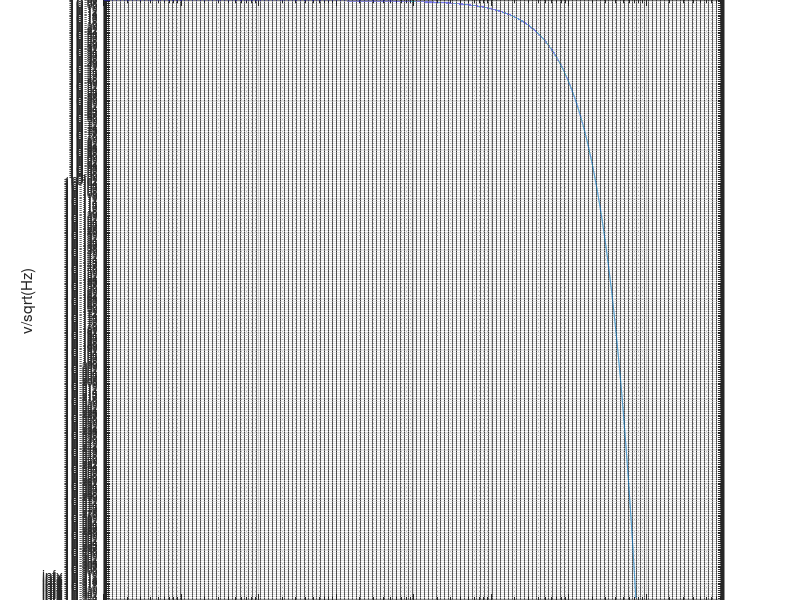

MATLAB code to generate this figure:
close all;
clear

%milivolt mv e-3
%micro volt uV e-6
%nano volt nV e-9

%pico ampere pA e-12
%femto ampere fA e-15

frequentie = logspace(-1, 7, 100000);
%stap = 1;
%frequentie = 1:stap:10e6; %beginwaarde : stapgrote : eindwaarde
%frequentie = 1000;

%k = physconst('Boltzmann');
k = 1.380649e-23;  % Boltzmann constant in J/K
c = 55;
T = c + 273,15;

% source impedance %
R_source = 12e3;
source_impedance = R_source;

if frequentie <= 10
    one_over_f_noise_current_opamp = 260e-9;
elseif frequentie <= 100
    one_over_f_noise_current_opamp = 85e-9;  % 85 nV/√Hz
elseif frequentie <= 1000
    one_over_f_noise_current_opamp = 85e-9 * exp(-0.002 * (frequentie - 100));  % exponential drop between 100 and 1kHz
else
    one_over_f_noise_current_opamp = 30e-9 * exp(-0.001 * (frequentie - 1000));  % further decay beyond 1kHz
end
% dit laten checken door stijn
noise_current_opamp_current = 0;


% Pre-amp %
%overdracht amplifier
gain = 52; %versterking van amplifier
fc = 350e3; %cutoff frequentie amplifier

R = 1;
C = 1 / (2 * pi * R * fc);

H = 1 ./ sqrt(1 + (frequentie * 2 * pi * R * C).^2 );
transfer_amplifier = H * gain;
%semilogx(frequentie,H);

%Equivalent Voltage Input Noise from amplifier
%Breedbandruis
broadband_voltage_noise = 15e-9;
%1 over F ruis op 1 Hz
voltage_noise_low = 60e-9;
%1 over F ruis
one_over_F_voltage_noise = (sqrt((voltage_noise_low)^2 - (broadband_voltage_noise)^2) ./ (frequentie));
%total
voltage_noise_amplifier = sqrt((one_over_F_voltage_noise).^2 + (broadband_voltage_noise)^2);

%Equivalent Current Input Noise from amplifier
current_noise_amplifier = 1e-15;
voltage_current_noise = current_noise_amplifier .* source_impedance;

%Voltage Input Noise from Feed_back_resitor
Feed_back_resitor = 972;
Noise_Feed_back_resitor = sqrt(4 * k * T * Feed_back_resitor);

%Input Noise
Input_Noise = sqrt(4 * k * T * R_source);

%total Voltage Input Noise from amplifier
total_voltage_noise_input = sqrt((voltage_noise_amplifier).^2 + (voltage_current_noise).^2 + (Input_Noise).^2 + (Noise_Feed_back_resitor).^2);

%output noise amplifier
output_noise_amplifier = one_over_f_noise_current_opamp .* transfer_amplifier;


%noise plot
loglog(frequentie, output_noise_amplifier);
%hold on
%loglog(frequentie, total_voltage_noise_input);
hold on




xlabel('frequentie Hz');
ylabel('v/sqrt(Hz)');
%legend('input noise amplifier','resitor input noise','voltgage current noise','total noise input');
grid on;
pause;
